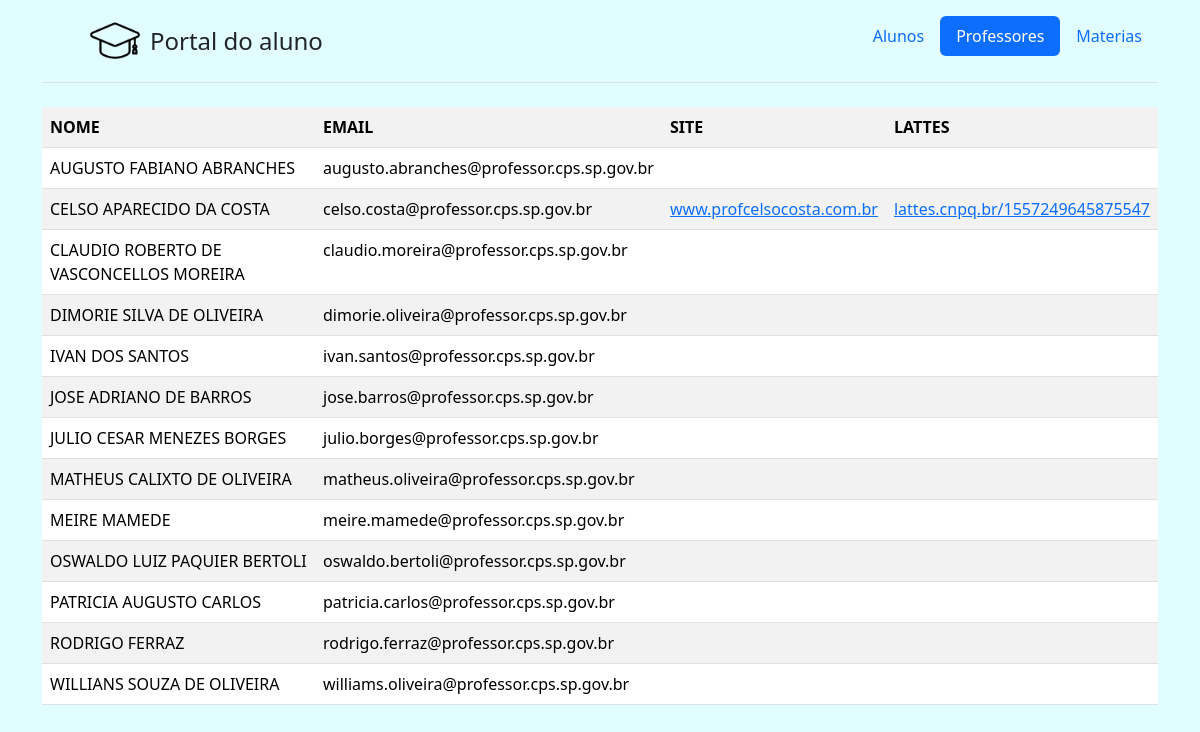
The app's page /professores.php with its own data.
### tables this page shows
create table tb_professores(
cd_professor INT NOT NULL auto_increment PRIMARY KEY,
nm_professor varchar(80) NOT NULL,
ds_email varchar(120) NOT NULL,
ds_site varchar(80),
ds_lattes varchar(80)
);

### professores.php (the view, shortened to what this page needs)
<?php
include('inc/conexao.php');
$sql = "SELECT * FROM tb_professores";
$resultado = $conexao->query($sql);
?>
<!DOCTYPE html>
<html lang="pt-br">
<head>
    <link href="https://cdn.jsdelivr.net/npm/bootstrap@5.3.8/dist/css/bootstrap.min.css" rel="stylesheet">
    <link rel="stylesheet" href="estilo.css">
</head>
<body>
<div class="container">
        <header class="d-flex flex-wrap justify-content-center py-3 mb-4 border-bottom">
            <a href="#" class="d-flex align-items-center mb-3 mb-md-0 me-md-auto text-dark text-decoration-none">
                <svg class="bi me-2" width="40" height="32">
                    <use xlink:href="index.php"></use>
                </svg>
                <img src="./assets/graduate.png" /><span class="fs-4">Portal do aluno</span>
            </a>
            <ul class="nav nav-pills">
                <li class="nav-item"><a href="index.php" class="nav-link">Alunos</a></li>
                <li class="nav-item"><a href="professores.php" class="nav-link active" aria-current="page">Professores</a></li>
                <li class="nav-item"><a href="materias.php" class="nav-link">Materias</a></li>
            </ul>
        </header>
    </div>
    <div class="container">
        <div class="row">
            <div class="col-sm-12">
                <table class="table table-striped">
                    <tr>
                        <th>NOME</th>
                        <th>EMAIL</th>
                        <th>SITE</th>
                        <th>LATTES</th>
                    </tr>
                    <?php
                    if ($resultado->num_rows > 0) {
                        while ($tb_professores = $resultado->fetch_assoc()) {
                            echo "<tr>";
                            echo "<td>" . $tb_professores['nm_professor'] . "</td>";
                            echo "<td>" . $tb_professores['ds_email'] . "</td>";
                            if (!empty($tb_professores['ds_site'])) {
                                echo "<td><a href='https://" . $tb_professores['ds_site'] . "' target='_blank'>" . $tb_professores['ds_site'] . "</a></td>";
                            } else {
                                echo "<td></td>";
                            }
                            if (!empty($tb_professores['ds_lattes'])) {
                                echo "<td><a href='https://" . $tb_professores['ds_lattes'] . "' target='_blank'>" . $tb_professores['ds_lattes'] . "</a></td>";
                            } else {
                                echo "<td></td>";
                            }
                            echo "</tr>";
                        }
                    }
                    ?>
                </table>
            </div>
        </div>
    </div>
</body>
</html>

### estilo.css (style rules this page uses)
body { background-color: #e1fdff ; font-size: 16px; }
img { width: 50px; height: 50px; margin-right: 10px; }

### records on screen
tb_professores: nm_professor "AUGUSTO FABIANO ABRANCHES", ds_email "augusto.abranches@professor.cps.sp.gov.br"
tb_professores: nm_professor "CELSO APARECIDO DA COSTA", ds_email "celso.costa@professor.cps.sp.gov.br", ds_site "www.profcelsocosta.com.br", ds_lattes "lattes.cnpq.br/1557249645875547"
tb_professores: nm_professor "CLAUDIO ROBERTO DE VASCONCELLOS MOREIRA", ds_email "claudio.moreira@professor.cps.sp.gov.br"
tb_professores: nm_professor "DIMORIE SILVA DE OLIVEIRA", ds_email "dimorie.oliveira@professor.cps.sp.gov.br"
tb_professores: nm_professor "IVAN DOS SANTOS", ds_email "ivan.santos@professor.cps.sp.gov.br"
tb_professores: nm_professor "JOSE ADRIANO DE BARROS", ds_email "jose.barros@professor.cps.sp.gov.br"
tb_professores: nm_professor "JULIO CESAR MENEZES BORGES", ds_email "julio.borges@professor.cps.sp.gov.br"
tb_professores: nm_professor "MATHEUS CALIXTO DE OLIVEIRA", ds_email "matheus.oliveira@professor.cps.sp.gov.br"
tb_professores: nm_professor "MEIRE MAMEDE", ds_email "meire.mamede@professor.cps.sp.gov.br"
tb_professores: nm_professor "OSWALDO LUIZ PAQUIER BERTOLI", ds_email "oswaldo.bertoli@professor.cps.sp.gov.br"
tb_professores: nm_professor "PATRICIA AUGUSTO CARLOS", ds_email "patricia.carlos@professor.cps.sp.gov.br"
tb_professores: nm_professor "RODRIGO FERRAZ", ds_email "rodrigo.ferraz@professor.cps.sp.gov.br"
tb_professores: nm_professor "WILLIANS SOUZA DE OLIVEIRA", ds_email "williams.oliveira@professor.cps.sp.gov.br"
